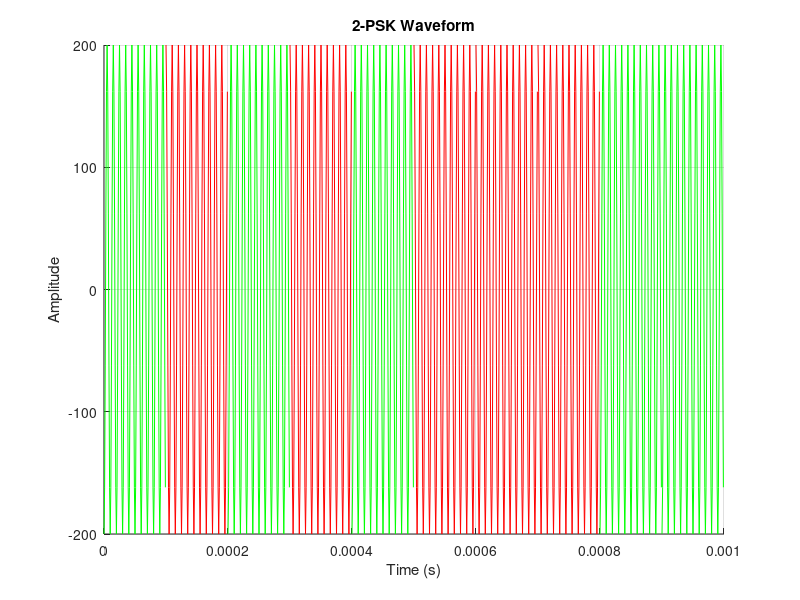
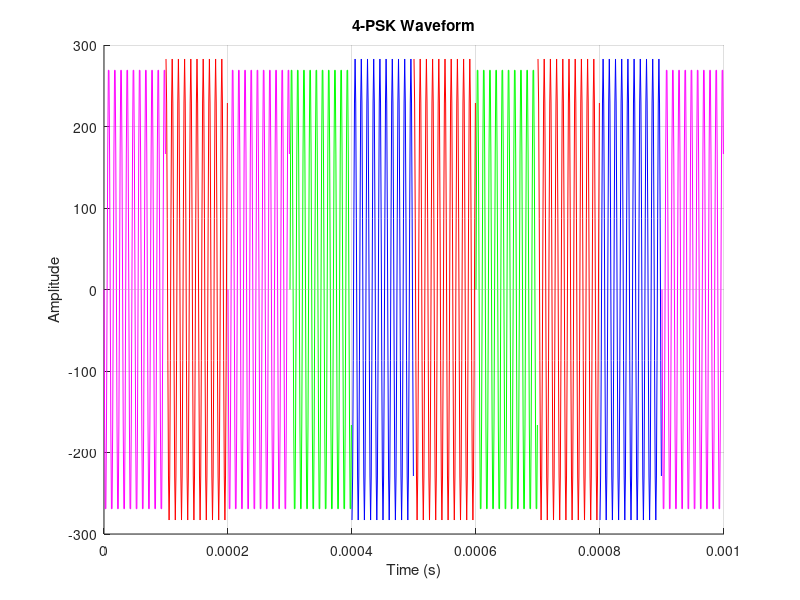
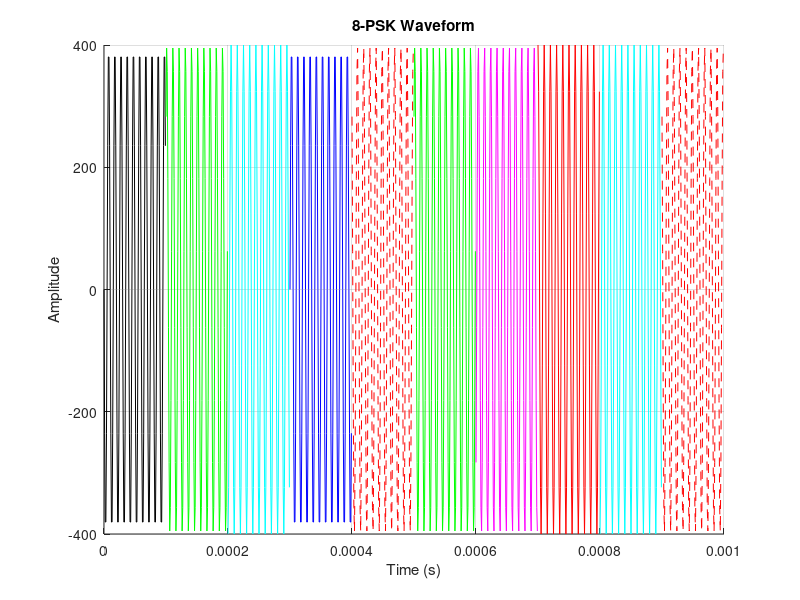
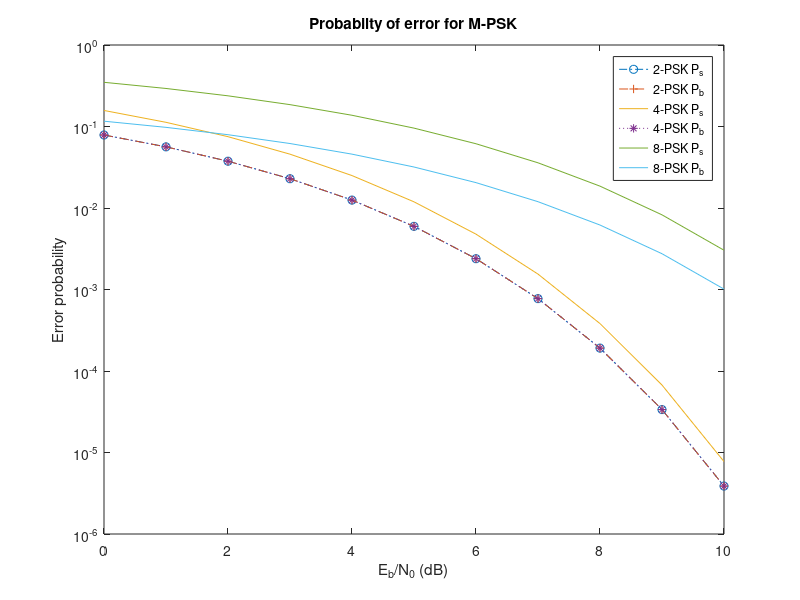

MATLAB code for these plots, in order:
%% Reset Sim
close all; % Close current figures.

%% Define Parameters
M_values = [2, 4, 8];
fc = 100e3;
Eb = 1;
Es = Eb*M_values;
T = 0.1e-3;
fs = 10 * fc;
Ts = 1 / fs;

%% Simulate PSK signals using randomly generated bits
% Number of bits
n = 1024;

% Generate random bits
bits = randi([0, 1], 1, n);

% Anon function to convert bit sequence to M-PSK symbols
% This works by reordering the bits into 2xlog2(M) bit segments and then
% converting it to decimal representations using the reshape and bi2de
% functions respectively.
reshaped_bits = @(bits, M) reshape(bits, [], log2(M));
bits_to_symbols = @(bits, M) bi2de(reshaped_bits(bits,M), 'left-msb')';

% Anon function to create M-PSK waveform
psk_waveform = @(symbol, M, fc, Es, T, Ts) sqrt(2 * Es / T) * cos(2 * pi * fc * (0:Ts:T-Ts) - 2 * pi * symbol / M);

% Assign up to 10 colours for plotting
colors = {'r', 'g', 'b', 'm', 'c', 'y', 'k', 'r--', 'g--', 'b--'};

% Add loop counter to index Es
figI = 1;
loops = 0;
for M = M_values
    loops = loops + 1;
    % Pad bits with zeros until the length is divisible by log2(M)
    % If we don't do this we get an error
    bits_padded = bits;
    while mod(length(bits_padded), log2(M)) ~= 0
        bits_padded = [bits_padded, 0];
    end
    
    % Convert the bits to M-ary symbols
    symbols = bits_to_symbols(bits_padded, M);

    % Create the M-PSK waveform
    waveform_segments = {};
    for symbol = symbols(1:10)
        waveform_segments{end + 1} = psk_waveform(symbol, M, fc, Es(loops), T, Ts);
    end

    % Plot the waveform
    figure(figI);
    figI = figI + 1;
    hold on;
    time_vector = (0:Ts:(T * 10) - Ts);
    for i = 1:length(waveform_segments)
        start_time = (i - 1) * T;
        plot(start_time + (0:Ts:T-Ts), waveform_segments{i}, colors{symbols(i) + 1});
    end
    hold off;
    title([num2str(M), '-PSK Waveform']);
    xlabel('Time (s)');
    ylabel('Amplitude');
    grid on;
end

%% Calculate error probabilities
% Define error functions
f = @(t) exp(-1*t.^2);
E_b = 1;
E_s = @(M) E_b*log2(M);
erfc = @(x) 2/sqrt(pi) * integral(f,x,Inf);
Q = @(x) 1/2*erfc(x/sqrt(2));

% E_b/N_0 between 0 and 10 dB
E_b_N_0_dB = 0:10;
E_b_N_0 = 10.^(E_b_N_0_dB/10);

% -- 2-PSK --
P_b2 = zeros(1, length(E_b_N_0));
for dB = 1:11
    x = sqrt(2*E_b_N_0(dB));
    P_b2(dB) = Q(sqrt(2*E_b_N_0(dB)));
end

P_s2 = P_b2;

% -- 4-PSK --
P_b4 = P_b2;
P_s4 = zeros(1, length(E_b_N_0));
for dB = 1:11
    P_s4(dB) = erfc(sqrt(E_b_N_0(dB)));
    
end

% -- 8-PSK --

P_s8 = zeros(1, length(E_b_N_0));
P_b8 = zeros(1, length(E_b_N_0)); 

for dB = 1:11
    P_s8(dB) = 2 * Q(sqrt(2*E_b_N_0(dB)*log2(8))*sin(pi/8));
    P_b8(dB) = P_s8(dB)/log2(8);
end

% -- All error plots --
figure(4);

plot(E_b_N_0_dB, P_s2,'o-.');
hold on;
plot(E_b_N_0_dB, P_b2,'+--');
hold on;
plot(E_b_N_0_dB, P_s4);
hold on;
plot(E_b_N_0_dB, P_b4,'*:');
hold on;
plot(E_b_N_0_dB, P_s8);
hold on;
plot(E_b_N_0_dB, P_b8);

set(gca, 'YScale', 'log')
xlabel('E_{b}/N_{0} (dB)')
ylabel('Error probability')
title('Probabilty of error for M-PSK')
legend('2-PSK P_{s}', '2-PSK P_{b}','4-PSK P_{s}', '4-PSK P_{b}','8-PSK P_{s}', '8-PSK P_{b}')